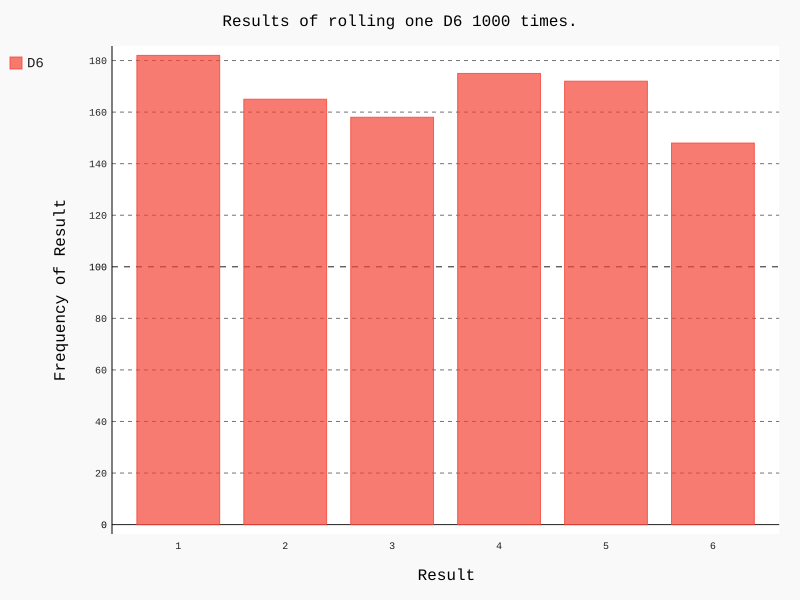

Reproduce this figure in Python.
from die import Die
import pygal

# 创建一个D6
die = Die()

# 掷几次骰子，并将结果存储在一个列表中
results = []
for roll_num in range(1000):
    result = die.roll()
    results.append(result)

# 分析结果
frequencies = []
for value in range(1, die.num_sides+1):
    frequency = results.count(value)
    frequencies.append(frequency)

# 对结果进行数据可视化
hist = pygal.Bar()

hist.title = "Results of rolling one D6 1000 times."
hist.x_labels = ['1', '2', '3', '4', '5', '6']
hist.x_title = "Result"
hist.y_title = "Frequency of Result"

hist.add('D6', frequencies)
hist.render_to_file('die_visual.svg')
